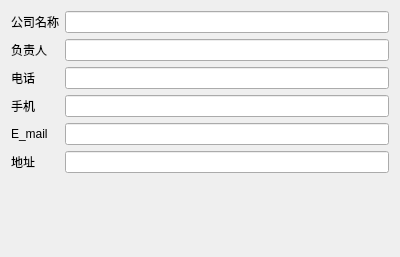
<?xml version="1.0" encoding="UTF-8"?>
<ui version="4.0">
 <class>w_sys_manage_companyinformation_Dialog</class>
 <widget class="QDialog" name="w_sys_manage_companyinformation_Dialog">
  <property name="geometry">
   <rect>
    <x>0</x>
    <y>0</y>
    <width>400</width>
    <height>257</height>
   </rect>
  </property>
  <property name="windowTitle">
   <string>Dialog</string>
  </property>
  <layout class="QVBoxLayout" name="verticalLayout">
   <item>
    <layout class="QGridLayout" name="gridLayout">
     <item row="0" column="0">
      <widget class="QLabel" name="label">
       <property name="text">
        <string>公司名称</string>
       </property>
      </widget>
     </item>
     <item row="0" column="1">
      <widget class="QLineEdit" name="lineEdit_vch_company"/>
     </item>
     <item row="1" column="0">
      <widget class="QLabel" name="label_2">
       <property name="text">
        <string>负责人</string>
       </property>
      </widget>
     </item>
     <item row="1" column="1">
      <widget class="QLineEdit" name="lineEdit_vch_principal"/>
     </item>
     <item row="2" column="0">
      <widget class="QLabel" name="label_3">
       <property name="text">
        <string>电话</string>
       </property>
      </widget>
     </item>
     <item row="2" column="1">
      <widget class="QLineEdit" name="lineEdit_vch_tel"/>
     </item>
     <item row="3" column="0">
      <widget class="QLabel" name="label_5">
       <property name="text">
        <string>手机</string>
       </property>
      </widget>
     </item>
     <item row="3" column="1">
      <widget class="QLineEdit" name="lineEdit_vch_handtel"/>
     </item>
     <item row="4" column="0">
      <widget class="QLabel" name="label_6">
       <property name="text">
        <string>E_mail</string>
       </property>
      </widget>
     </item>
     <item row="4" column="1">
      <widget class="QLineEdit" name="lineEdit_vch_email"/>
     </item>
     <item row="5" column="0">
      <widget class="QLabel" name="label_4">
       <property name="text">
        <string>地址</string>
       </property>
      </widget>
     </item>
     <item row="5" column="1">
      <widget class="QLineEdit" name="lineEdit_vch_address"/>
     </item>
    </layout>
   </item>
   <item>
    <widget class="lds_toolbar" name="widget" native="true"/>
   </item>
  </layout>
 </widget>
 <customwidgets>
  <customwidget>
   <class>lds_toolbar</class>
   <extends>QFrame</extends>
   <header>lds_toolbar.h</header>
   <container>1</container>
  </customwidget>
 </customwidgets>
 <resources/>
 <connections/>
</ui>
